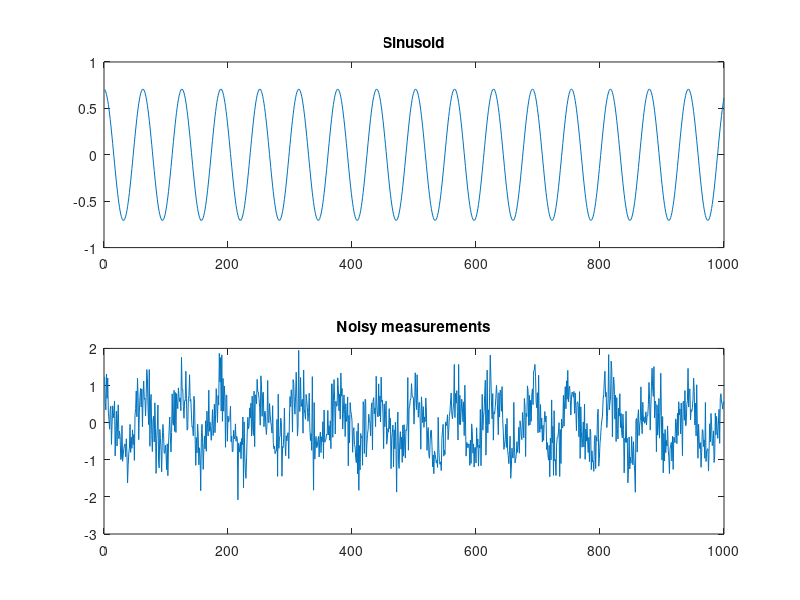
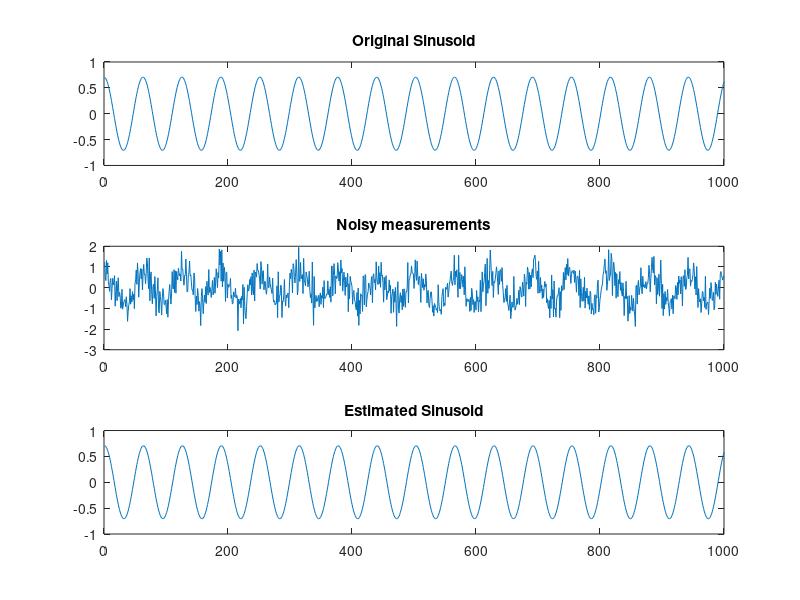
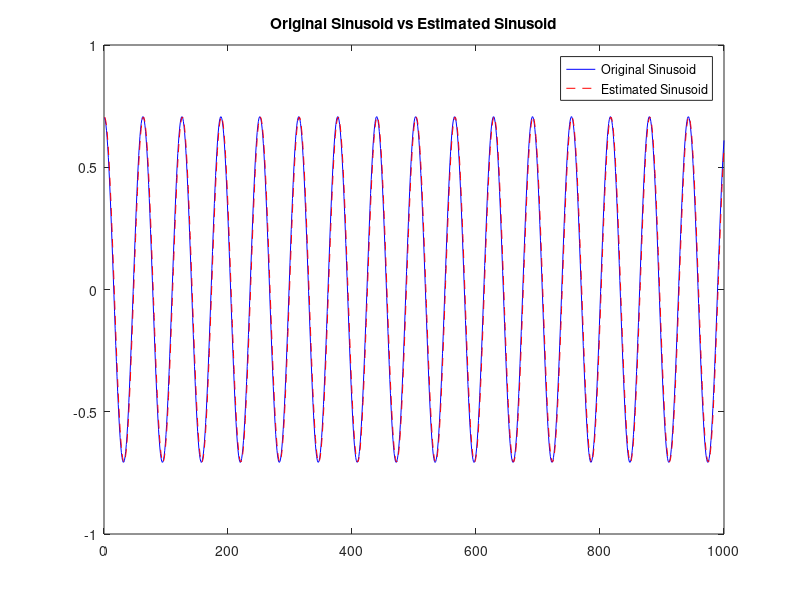

Recreate these plots in MATLAB, in order.
close all; clear; clc;

% sinusoid coefficients
A = 1 / sqrt(2);
xi = 0.1;
phi = pi / 2;

N = 1000; % number of samples
var = 0.25; % variance of noise
e = sqrt(var) * randn(1, N); % zero-mean Gaussian noise

tt = 1:N;
s = A * sin(xi * tt + phi); %sinusoid
y = s + e; % noisy measurement

% sin(a + b) = sin(a)cos(b) + cos(a)sin(b)
% sin(xi * tt) & cos(xi * tt) are known so that becomes our data matrix
% b = [Chat; Dhat] where C = A * cos(phi) and D = A * sin(phi)
% (X' * X) * b = X' * y

% Constructing the design matrix X
X = [sin(xi * tt); cos(xi * tt)]';

% Least Squares Estimation
b = (X' * X) \ X' * y';

% Extract estimates
Chat = b(1);
Dhat = b(2);

% Estimate amplitude and phase shift
Ahat = sqrt(Chat ^ 2 + Dhat ^ 2);
phihat = atan2(Dhat, Chat);

% Display results
disp(['Estimated Amplitude: ', num2str(Ahat)]);
disp(['Estimated Phase Shift: ', num2str(phihat)]);

% PLOT ZONE
figure;
subplot(211); plot(tt, s);
title("Sinusoid")
subplot(212); plot(tt, y);
title("Noisy measurements");

figure;
subplot(311); plot(tt, s);
title("Original Sinusoid")
subplot(312); plot(tt, y);
title("Noisy measurements");
subplot(313); plot(tt, Ahat * sin(xi * tt + phihat));
title("Estimated Sinusoid");

figure;
plot(tt, s, 'b', tt, Ahat * sin(xi * tt + phihat), '--r');
title("Original Sinusoid vs Estimated Sinusoid");
legend("Original Sinusoid", "Estimated Sinusoid");
